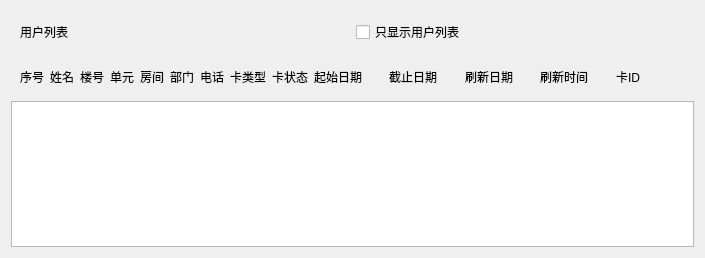
                       <widget class="QWidget" name="scrollAreaWidgetContents_6">
                        <property name="geometry">
                         <rect>
                          <x>0</x>
                          <y>0</y>
                          <width>705</width>
                          <height>258</height>
                         </rect>
                        </property>
                        <layout class="QGridLayout" name="gridLayout_10">
                         <item row="2" column="0">
                          <widget class="QListWidget" name="listWidget_5">
                           <property name="sizePolicy">
                            <sizepolicy hsizetype="Expanding" vsizetype="Expanding">
                             <horstretch>0</horstretch>
                             <verstretch>0</verstretch>
                            </sizepolicy>
                           </property>
                           <property name="verticalScrollBarPolicy">
                            <enum>Qt::ScrollBarAsNeeded</enum>
                           </property>
                           <property name="horizontalScrollBarPolicy">
                            <enum>Qt::ScrollBarAlwaysOff</enum>
                           </property>
                          </widget>
                         </item>
                         <item row="1" column="0">
                          <widget class="QWidget" name="wddd_5" native="true">
                           <layout class="QHBoxLayout" name="horizontalLayout_72">
                            <item>
                             <widget class="QLabel" name="label_181">
                              <property name="sizePolicy">
                               <sizepolicy hsizetype="Fixed" vsizetype="Preferred">
                                <horstretch>0</horstretch>
                                <verstretch>0</verstretch>
                               </sizepolicy>
                              </property>
                              <property name="text">
                               <string>序号</string>
                              </property>
                             </widget>
                            </item>
                            <item>
                             <widget class="QLabel" name="label_182">
                              <property name="sizePolicy">
                               <sizepolicy hsizetype="Fixed" vsizetype="Preferred">
                                <horstretch>0</horstretch>
                                <verstretch>0</verstretch>
                               </sizepolicy>
                              </property>
                              <property name="text">
                               <string>姓名</string>
                              </property>
                             </widget>
                            </item>
                            <item>
                             <widget class="QLabel" name="label_183">
                              <property name="sizePolicy">
                               <sizepolicy hsizetype="Fixed" vsizetype="Preferred">
                                <horstretch>0</horstretch>
                                <verstretch>0</verstretch>
                               </sizepolicy>
                              </property>
                              <property name="text">
                               <string>楼号</string>
                              </property>
                             </widget>
                            </item>
                            <item>
                             <widget class="QLabel" name="label_184">
                              <property name="sizePolicy">
                               <sizepolicy hsizetype="Fixed" vsizetype="Preferred">
                                <horstretch>0</horstretch>
                                <verstretch>0</verstretch>
                               </sizepolicy>
                              </property>
                              <property name="text">
                               <string>单元</string>
                              </property>
                             </widget>
                            </item>
                            <item>
                             <widget class="QLabel" name="label_185">
                              <property name="sizePolicy">
                               <sizepolicy hsizetype="Fixed" vsizetype="Preferred">
                                <horstretch>0</horstretch>
                                <verstretch>0</verstretch>
                               </sizepolicy>
                              </property>
                              <property name="text">
                               <string>房间</string>
                              </property>
                             </widget>
                            </item>
                            <item>
                             <widget class="QLabel" name="label_186">
                              <property name="sizePolicy">
                               <sizepolicy hsizetype="Fixed" vsizetype="Preferred">
                                <horstretch>0</horstretch>
                                <verstretch>0</verstretch>
                               </sizepolicy>
                              </property>
                              <property name="text">
                               <string>部门</string>
                              </property>
                             </widget>
                            </item>
                            <item>
                             <widget class="QLabel" name="label_187">
                              <property name="sizePolicy">
                               <sizepolicy hsizetype="Fixed" vsizetype="Preferred">
                                <horstretch>0</horstretch>
                                <verstretch>0</verstretch>
                               </sizepolicy>
                              </property>
                              <property name="text">
                               <string>电话</string>
                              </property>
                             </widget>
                            </item>
                            <item>
                             <widget class="QLabel" name="label_188">
                              <property name="sizePolicy">
                               <sizepolicy hsizetype="Fixed" vsizetype="Preferred">
                                <horstretch>0</horstretch>
                                <verstretch>0</verstretch>
                               </sizepolicy>
                              </property>
                              <property name="text">
                               <string>卡类型</string>
                              </property>
                             </widget>
                            </item>
                            <item>
                             <widget class="QLabel" name="label_189">
                              <property name="sizePolicy">
                               <sizepolicy hsizetype="Fixed" vsizetype="Preferred">
                                <horstretch>0</horstretch>
                                <verstretch>0</verstretch>
                               </sizepolicy>
                              </property>
                              <property name="text">
                               <string>卡状态</string>
                              </property>
                             </widget>
                            </item>
                            <item>
                             <widget class="QLabel" name="label_190">
                              <property name="text">
                               <string>起始日期</string>
                              </property>
                             </widget>
                            </item>
                            <item>
                             <widget class="QLabel" name="label_191">
                              <property name="text">
                               <string>截止日期</string>
                              </property>
                             </widget>
                            </item>
                            <item>
                             <widget class="QLabel" name="label_192">
                              <property name="text">
                               <string>刷新日期</string>
                              </property>
                             </widget>
                            </item>
                            <item>
                             <widget class="QLabel" name="label_193">
                              <property name="text">
                               <string>刷新时间</string>
                              </property>
                             </widget>
                            </item>
                            <item>
                             <widget class="QLabel" name="label_194">
                              <property name="text">
                               <string>卡ID</string>
                              </property>
                             </widget>
                            </item>
                           </layout>
                          </widget>
                         </item>
                         <item row="0" column="0">
                          <widget class="QWidget" name="widget_20" native="true">
                           <layout class="QHBoxLayout" name="horizontalLayout_73">
                            <item>
                             <widget class="QLabel" name="label_195">
                              <property name="text">
                               <string>用户列表</string>
                              </property>
                             </widget>
                            </item>
                            <item>
                             <widget class="QCheckBox" name="onlyshowuserlist_4">
                              <property name="text">
                               <string>只显示用户列表</string>
                              </property>
                             </widget>
                            </item>
                           </layout>
                          </widget>
                         </item>
                        </layout>
                       </widget>
